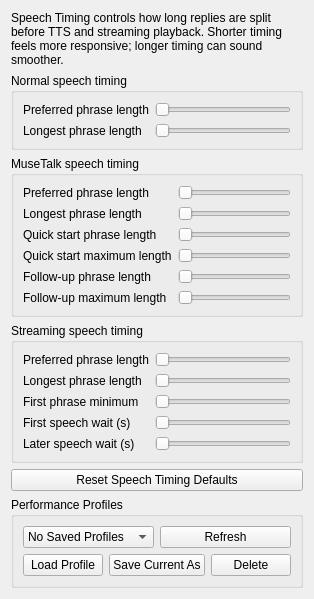
       <widget class="QWidget" name="chunking_tab">
        <attribute name="icon">
         <iconset>
          <normaloff>ui_icons/side_tabs/chunking.png</normaloff>ui_icons/side_tabs/chunking.png</iconset>
        </attribute>
        <attribute name="title">
         <string/>
        </attribute>
        <attribute name="toolTip">
         <string>Speech Timing</string>
        </attribute>
        <layout class="QVBoxLayout" name="chunkingLayout">
         <item>
          <widget class="QLabel" name="chunking_hint_label">
           <property name="text">
            <string>Speech Timing controls how long replies are split before TTS and streaming playback. Shorter timing feels more responsive; longer timing can sound smoother.</string>
           </property>
           <property name="wordWrap">
            <bool>true</bool>
           </property>
          </widget>
         </item>
         <item>
          <widget class="QGroupBox" name="standard_chunking_box">
           <property name="title">
            <string>Normal speech timing</string>
           </property>
           <layout class="QFormLayout" name="standardChunkingForm">
            <item row="0" column="0">
             <widget class="QLabel" name="chunk_target_chars_label">
              <property name="text">
               <string>Preferred phrase length</string>
              </property>
             </widget>
            </item>
            <item row="0" column="1">
             <widget class="QSlider" name="chunk_target_chars_slider">
              <property name="orientation">
               <enum>Qt::Orientation::Horizontal</enum>
              </property>
             </widget>
            </item>
            <item row="1" column="0">
             <widget class="QLabel" name="chunk_max_chars_label">
              <property name="text">
               <string>Longest phrase length</string>
              </property>
             </widget>
            </item>
            <item row="1" column="1">
             <widget class="QSlider" name="chunk_max_chars_slider">
              <property name="orientation">
               <enum>Qt::Orientation::Horizontal</enum>
              </property>
             </widget>
            </item>
           </layout>
          </widget>
         </item>
         <item>
          <widget class="QGroupBox" name="musetalk_chunking_box">
           <property name="title">
            <string>MuseTalk speech timing</string>
           </property>
           <layout class="QFormLayout" name="musetalkChunkingForm">
            <item row="0" column="0">
             <widget class="QLabel" name="musetalk_chunk_target_chars_label">
              <property name="text">
               <string>Preferred phrase length</string>
              </property>
             </widget>
            </item>
            <item row="0" column="1">
             <widget class="QSlider" name="musetalk_chunk_target_chars_slider">
              <property name="orientation">
               <enum>Qt::Orientation::Horizontal</enum>
              </property>
             </widget>
            </item>
            <item row="1" column="0">
             <widget class="QLabel" name="musetalk_chunk_max_chars_label">
              <property name="text">
               <string>Longest phrase length</string>
              </property>
             </widget>
            </item>
            <item row="1" column="1">
             <widget class="QSlider" name="musetalk_chunk_max_chars_slider">
              <property name="orientation">
               <enum>Qt::Orientation::Horizontal</enum>
              </property>
             </widget>
            </item>
            <item row="2" column="0">
             <widget class="QLabel" name="musetalk_quickstart_1_target_chars_label">
              <property name="text">
               <string>Quick start phrase length</string>
              </property>
             </widget>
            </item>
            <item row="2" column="1">
             <widget class="QSlider" name="musetalk_quickstart_1_target_chars_slider">
              <property name="orientation">
               <enum>Qt::Orientation::Horizontal</enum>
              </property>
             </widget>
            </item>
            <item row="3" column="0">
             <widget class="QLabel" name="musetalk_quickstart_1_max_chars_label">
              <property name="text">
               <string>Quick start maximum length</string>
              </property>
             </widget>
            </item>
            <item row="3" column="1">
             <widget class="QSlider" name="musetalk_quickstart_1_max_chars_slider">
              <property name="orientation">
               <enum>Qt::Orientation::Horizontal</enum>
              </property>
             </widget>
            </item>
            <item row="4" column="0">
             <widget class="QLabel" name="musetalk_quickstart_2_target_chars_label">
              <property name="text">
               <string>Follow-up phrase length</string>
              </property>
             </widget>
            </item>
            <item row="4" column="1">
             <widget class="QSlider" name="musetalk_quickstart_2_target_chars_slider">
              <property name="orientation">
               <enum>Qt::Orientation::Horizontal</enum>
              </property>
             </widget>
            </item>
            <item row="5" column="0">
             <widget class="QLabel" name="musetalk_quickstart_2_max_chars_label">
              <property name="text">
               <string>Follow-up maximum length</string>
              </property>
             </widget>
            </item>
            <item row="5" column="1">
             <widget class="QSlider" name="musetalk_quickstart_2_max_chars_slider">
              <property name="orientation">
               <enum>Qt::Orientation::Horizontal</enum>
              </property>
             </widget>
            </item>
           </layout>
          </widget>
         </item>
         <item>
          <widget class="QGroupBox" name="streaming_chunking_box">
           <property name="title">
            <string>Streaming speech timing</string>
           </property>
           <layout class="QFormLayout" name="streamingChunkingForm">
            <item row="0" column="0">
             <widget class="QLabel" name="stream_chunk_target_chars_label">
              <property name="text">
               <string>Preferred phrase length</string>
              </property>
             </widget>
            </item>
            <item row="0" column="1">
             <widget class="QSlider" name="stream_chunk_target_chars_slider">
              <property name="orientation">
               <enum>Qt::Orientation::Horizontal</enum>
              </property>
             </widget>
            </item>
            <item row="1" column="0">
             <widget class="QLabel" name="stream_chunk_max_chars_label">
              <property name="text">
               <string>Longest phrase length</string>
              </property>
             </widget>
            </item>
            <item row="1" column="1">
             <widget class="QSlider" name="stream_chunk_max_chars_slider">
              <property name="orientation">
               <enum>Qt::Orientation::Horizontal</enum>
              </property>
             </widget>
            </item>
            <item row="2" column="0">
             <widget class="QLabel" name="stream_first_chunk_min_chars_label">
              <property name="text">
               <string>First phrase minimum</string>
              </property>
             </widget>
            </item>
            <item row="2" column="1">
             <widget class="QSlider" name="stream_first_chunk_min_chars_slider">
              <property name="orientation">
               <enum>Qt::Orientation::Horizontal</enum>
              </property>
             </widget>
            </item>
            <item row="3" column="0">
             <widget class="QLabel" name="stream_force_flush_seconds_label">
              <property name="text">
               <string>First speech wait (s)</string>
              </property>
             </widget>
            </item>
            <item row="3" column="1">
             <widget class="QSlider" name="stream_force_flush_seconds_slider">
              <property name="orientation">
               <enum>Qt::Orientation::Horizontal</enum>
              </property>
             </widget>
            </item>
            <item row="4" column="0">
             <widget class="QLabel" name="stream_force_flush_later_seconds_label">
              <property name="text">
               <string>Later speech wait (s)</string>
              </property>
             </widget>
            </item>
            <item row="4" column="1">
             <widget class="QSlider" name="stream_force_flush_later_seconds_slider">
              <property name="orientation">
               <enum>Qt::Orientation::Horizontal</enum>
              </property>
             </widget>
            </item>
           </layout>
          </widget>
         </item>
         <item>
          <widget class="QPushButton" name="btn_reset_chunking_defaults">
           <property name="text">
            <string>Reset Speech Timing Defaults</string>
           </property>
          </widget>
         </item>
         <item>
          <widget class="QGroupBox" name="chunking_profiles_box">
           <property name="title">
            <string>Performance Profiles</string>
           </property>
           <layout class="QVBoxLayout" name="chunkingProfilesLayout">
            <item>
             <layout class="QHBoxLayout" name="chunkingProfileRow">
              <item>
               <widget class="QComboBox" name="chunking_profile_combo">
                <item>
                 <property name="text">
                  <string>No Saved Profiles</string>
                 </property>
                </item>
               </widget>
              </item>
              <item>
               <widget class="QPushButton" name="btn_chunking_profile_refresh">
                <property name="text">
                 <string>Refresh</string>
                </property>
               </widget>
              </item>
             </layout>
            </item>
            <item>
             <layout class="QHBoxLayout" name="chunkingProfileButtons">
              <item>
               <widget class="QPushButton" name="btn_chunking_profile_load">
                <property name="text">
                 <string>Load Profile</string>
                </property>
               </widget>
              </item>
              <item>
               <widget class="QPushButton" name="btn_chunking_profile_save">
                <property name="text">
                 <string>Save Current As</string>
                </property>
               </widget>
              </item>
              <item>
               <widget class="QPushButton" name="btn_chunking_profile_delete">
                <property name="text">
                 <string>Delete</string>
                </property>
               </widget>
              </item>
             </layout>
            </item>
           </layout>
          </widget>
         </item>
        </layout>
       </widget>
